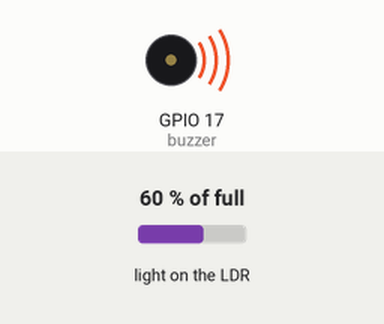
A program run on a simulated Raspberry Pi (BCM pin numbers). Parts: buzzer (waves = sounding). Inputs (shaded band) come from the test bench; at power-on: light on the LDR 60 % of full. Databases and web services accept everything at once and return nothing; what the program prints to the terminal is not drawn.

Above: at 1.5 s.
At 6.5 s:
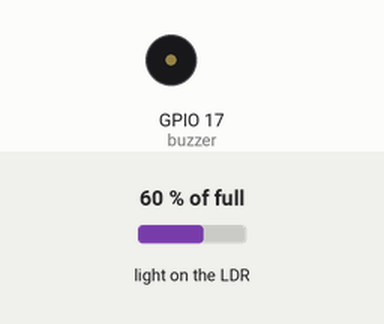
Timing chart, 0 to 8.8 s (numbered marks = the images above):
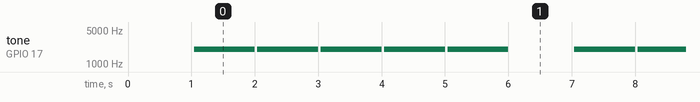

Measured:
- by itself, tone on GPIO 17 (buzzer): repeats every 6.0 s: 4 × (silent 0.04 s, 2000 Hz 0.96 s), silent 1.0 s, 2000 Hz 0.96 s

The program:

ldr_buzzer_sms__2_.py
```python
#ldr_buzzer_sms.py
from gpiozero import LightSensor,PWMOutputDevice
from time import sleep
from twilio.rest import Client
def main():
    try:
        ACCOUNT_SID = "ASDFDFSA339739" # MUST GET FROM ACCOUNT - REPLACE LATER
        AUTH_TOKEN = "A45545085405497" # MUST GET FROM ACCOUNT - REPLACE LATER
        client = Client(ACCOUNT_SID,AUTH_TOKEN)
        to_phone_number = "+15615430987" # your cell phone number - REPLACE LATER
        from_phone_number = "+1954785121" # phone number - TWILIO - REPLACE LATER
        ldr_pin = 4 # GPIO 4
        ldr = LightSensor(ldr_pin)
        buzzer_pin = 17 # GPIO 17
        buzzer = PWMOutputDevice(buzzer_pin,initial_value=0.0, frequency = 2000) # Change to modify sound
        sleep(1)
        message_sent = False
        while True:
            print("ldr.value = " + str(ldr.value))
            if ldr.value < 0.9:
                print("Light Blocked")
                if not message_sent:
                    body_message = "Intruder detected"
                    client.messages.create(to=to_phone_number,from_=from_phone_number,body=body_message)
                    message_sent = True
                buzzer.pulse()
                sleep(5)
                buzzer.off()
            else:
                print("Light Not Blocked")
            sleep(1)
    except KeyboardInterrupt:
        print("Exiting...")
    except Exception as e:
        print(e)
    finally:
        ldr.close()
        buzzer.close()
main()
```
